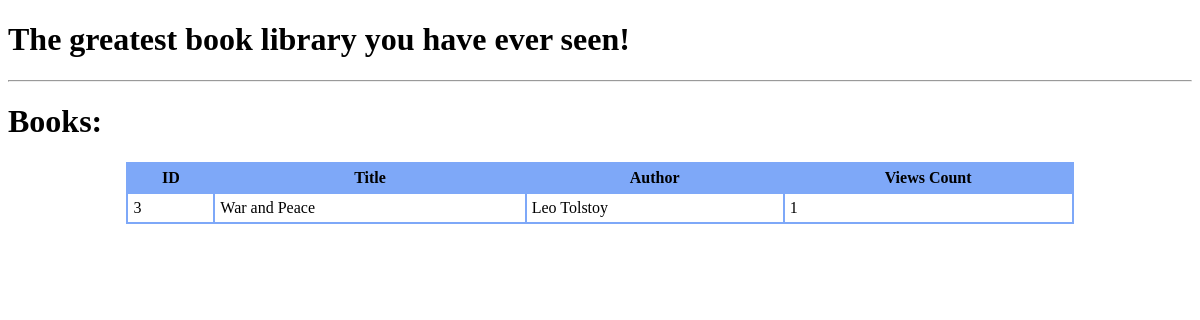
The page /books/id/3 on the database its author committed.
### tables this page shows
CREATE TABLE `table_books` (
                    id INTEGER PRIMARY KEY AUTOINCREMENT, 
                    title, 
                    author,
                    views_cnt
                );

### routes.py (the view)
@app.route('/books/id/<id_book>')
def book_id(id_book):
    logger.debug(f'[ENDPOINT IS][/books/id/<id_book>] - book_id is - {id_book}')
    return render_template('show_books_by.html', books=get_book_by_id(id_book))

### models.py (called while the page is built)
def get_book_by_id(book_id):
    with sqlite3.connect('table_books.db') as conn:
        cursor: sqlite3.Cursor = conn.cursor()
        logger.debug(f'book id is - {book_id}')
        cursor.execute(
            """
            SELECT * FROM `table_books`
            WHERE id = ?
            """, (book_id, )
        )
        return [increment_views_count(Book(*row)) for row in cursor.fetchall()]

def increment_views_count(book_obj):
    with sqlite3.connect('table_books.db') as conn:
        cursor: sqlite3.Cursor = conn.cursor()
        cursor.execute(
            """
            SELECT views_cnt FROM `table_books`
            WHERE id = ?
            """, (book_obj.id, )
        )
        value = cursor.fetchone()
        logger.debug(f'value is - {value[0]}')
        int_value = int(value[0])
        int_value += 1
        cursor.execute(
            """
            UPDATE `table_books`
            SET views_cnt = ?
            WHERE id = ?
            """, (book_obj.id, str(int_value))
        )
    return book_obj

### templates/show_books_by.html
{% extends "base.html" %}
{% block content %}
<body>
<h1>Books:</h1>
{% if books %}
<table class="customTable">
    <thead>
    <tr>
        <th>ID</th>
        <th>Title</th>
        <th>Author</th>
        <th>Views Count</th>
    </tr>
    </thead>
    <tbody>
    {% for book in books %}
    <tr>
        <td>
            {{ book.id }}
        </td>
        <td>
            {{ book.title }}
        </td>
        <td>
            {{ book.author }}
        </td>
        <td>
            {{ book.views_cnt }}
        </td>
    </tr>
    {% endfor %}
    </tbody>
</table>
{% else %}
<h2> Sorry, no books in DB.</h2>
{% endif %}
</body>
{% endblock %}

### static/style.css (style rules this page uses)
table.customTable { width: 80%; background-color: #FFFFFF; border-collapse: collapse; border-width: 2px; border-color: #7ea8f8; border-style: solid; color: #000000; margin: auto; }
table.customTable td, table.customTable th { border-width: 2px; border-color: #7ea8f8; border-style: solid; padding: 5px; }
table.customTable thead { background-color: #7ea8f8; }

### rows shown on the page
table_books: id "3", title "War and Peace", author "Leo Tolstoy", views_cnt "1"
